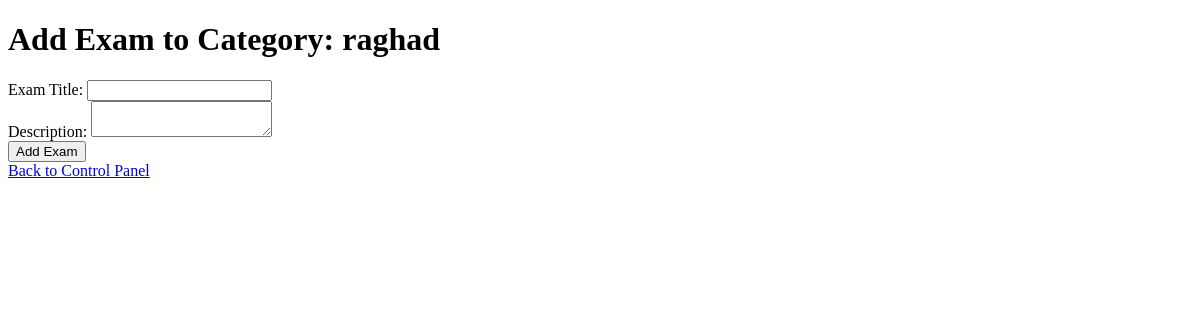
Page /category/1/exam/add/ (signed in) on the earlier database version.
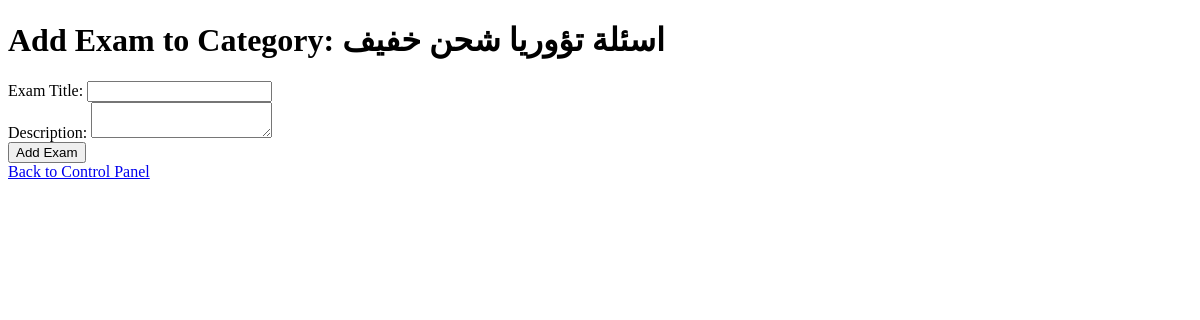
Same page on the later database version.
### main/models.py (models this page shows, shortened)
class Category(models.Model):
    name = models.CharField(max_length=100)

### main/views.py (the view)
# urls.py: path('category/<int:category_id>/exam/add/', add_exam, name='add_exam'),
@user_passes_test(lambda u: u.is_superuser)
def add_exam(request, category_id):
    category = get_object_or_404(Category, id=category_id)
    if request.method == 'POST':
        form = ExamForm(request.POST)
        if form.is_valid():
            exam = form.save(commit=False)
            exam.category = category
            exam.save()
            return redirect('exam_list')  # Redirect to the exam list after adding
    else:
        form = ExamForm()
    return render(request, 'main/add_exam.html', {'form': form, 'category': category})

### main/forms.py
class ExamForm(forms.ModelForm):
    class Meta:
        model = Exam
        fields = ['title', 'description', 'category']

### main/templates/main/add_exam.html (shortened to what this page needs)
<!DOCTYPE html>
<html lang="en">
<head>
</head>
<body>
    <h1>Add Exam to Category: {{ category.name }}</h1>
    <form method="POST">
        <label for="title">Exam Title:</label>
        <input type="text" name="title" required><br>
        <label for="description">Description:</label>
        <textarea name="description"></textarea><br>
        <button type="submit">Add Exam</button>
    </form>
    <a href="{% url 'control_panel' %}">Back to Control Panel</a>
</body>
</html>

Differences in the rows shown:
changed Category: name "raghad" → "اسئلة تؤوريا شحن خفيف"
